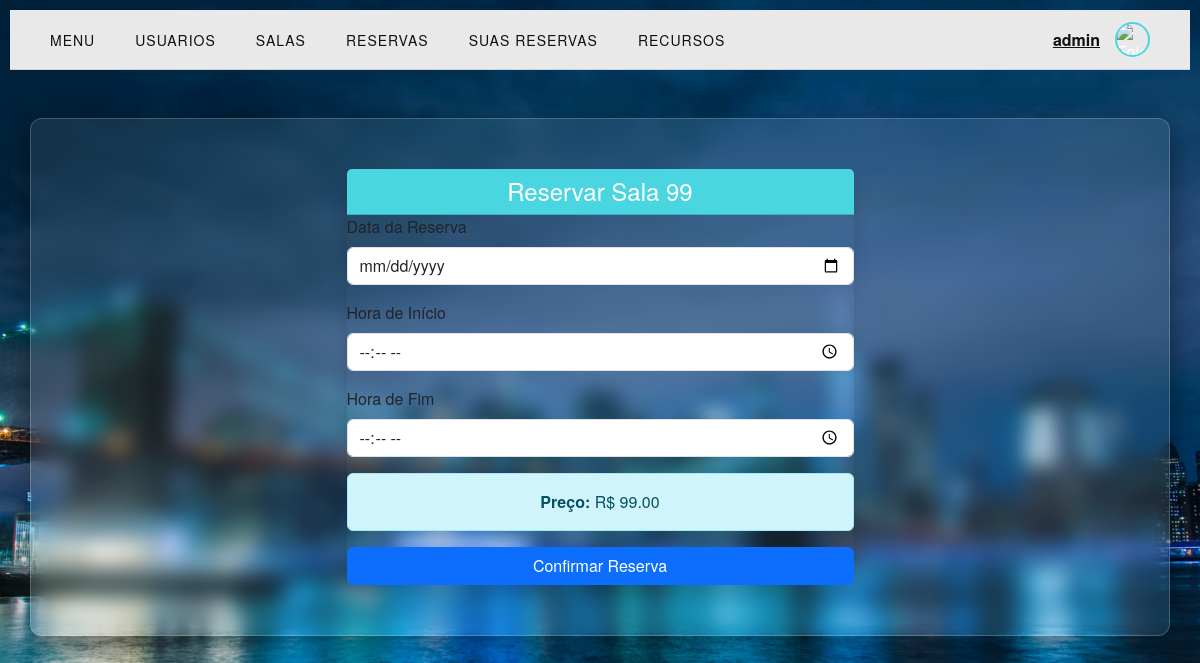
The page /salas/1/reservar (signed in) on the database as committed earlier.
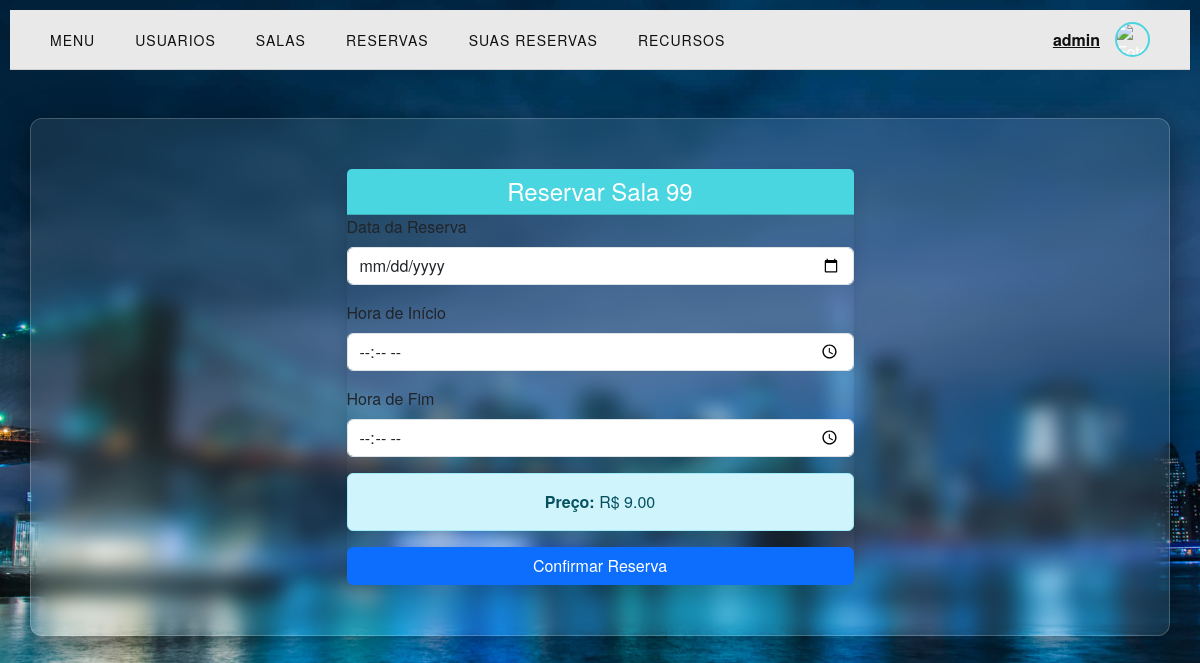
The same page on the database as committed later.
### core/models.py (models this page shows, shortened)
class Sala(models.Model):
        numsala = models.IntegerField()
        capacidade = models.IntegerField()
        recursos = models.ManyToManyField(Recurso, blank=True)
        disponivel = models.BooleanField(default=True)
        preco = models.DecimalField(max_digits=10, decimal_places=2, default=0.00)

### core/views.py (the view, shortened to what this page needs)
# urls.py: path('salas/<int:sala_id>/reservar', reservar_sala, name='reservar-sala'),
def reservar_sala(request, sala_id):
    try:
        conta_id = request.session.get('usuario_id')
        conta = Usuario.objects.get(id=conta_id)
    except Usuario.DoesNotExist:
        conta = None
        return redirect('/')
    sala = get_object_or_404(Sala, id=sala_id)
    return render(request, "core/reservar.html", {"sala": sala , 'conta': conta})

### core/templates/core/reservar.html (shortened to what this page needs)
{% extends "core/base.html" %}
{% load static %}
{% block content %}
<div class="container mt-5">
    <div class="row justify-content-center">
        <div class="col-md-6">
            <div class="card shadow">
                <div class="card-header bg-primary text-white text-center">
                    <h4 class="mb-0">
                        Reservar Sala {{ sala.numsala }}
                    </h4>
                </div>
                <div class="card-body">
                    <form method="POST">
                        <div class="mb-3">
                            <label for="data_reserva" class="form-label">
                                Data da Reserva
                            </label>
                            <input type="date"
                                   class="form-control"
                                   id="data_reserva"
                                   name="data_reserva"
                                   required>
                        </div>
                        <div class="mb-3">
                            <label for="hora_inicio" class="form-label">
                                Hora de Início
                            </label>
                            <input type="time"
                                   class="form-control"
                                   id="hora_inicio"
                                   name="hora_inicio"
                                   required>
                        </div>
                        <div class="mb-3">
                            <label for="hora_fim" class="form-label">
                                Hora de Fim
                            </label>
                            <input type="time"
                                   class="form-control"
                                   id="hora_fim"
                                   name="hora_fim"
                                   required>
                        </div>
                        <div class="mb-3">
                            <div class="alert alert-info text-center mb-0">
                                <strong>Preço:</strong> R$ {{ sala.preco }}
                            </div>
                        </div>
                        <div class="d-grid">
                            <button type="submit" class="btn btn-primary">
                                Confirmar Reserva
                            </button>
                        </div>
                    </form>
                </div>
            </div>
        </div>
    </div>
</div>
{% endblock %}

Rows that differ between the two databases and show on the page:
changed Sala: preco "99.00" → "9.00"
